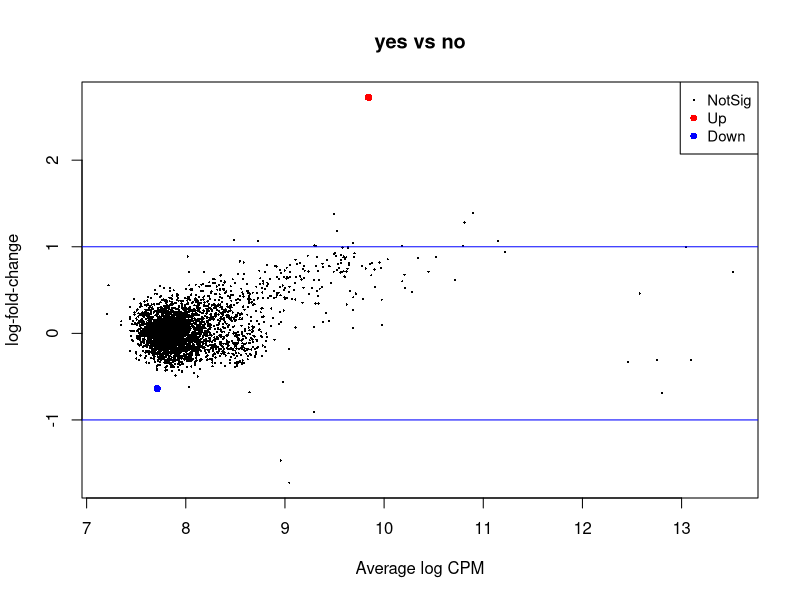
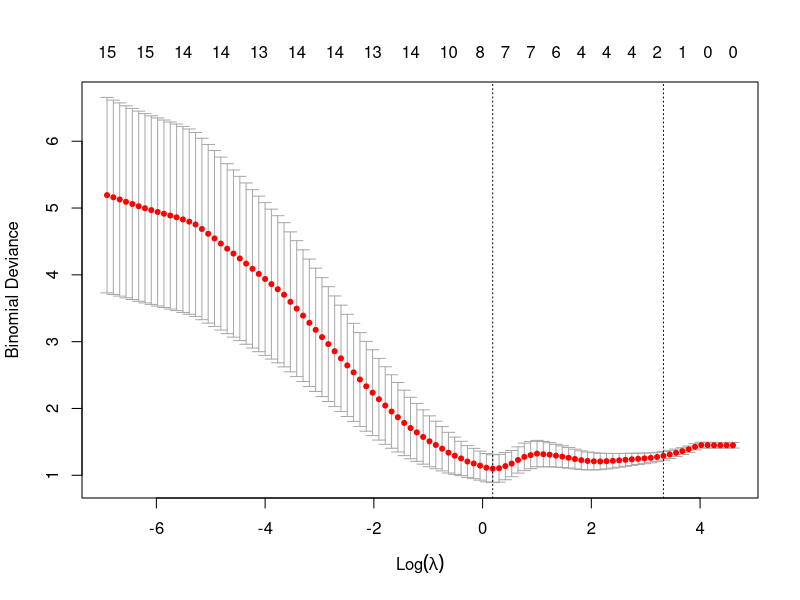
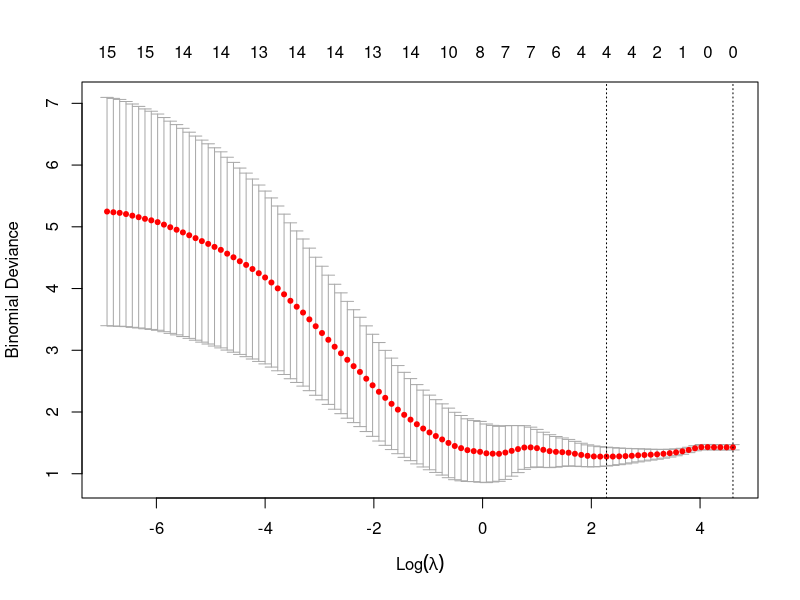
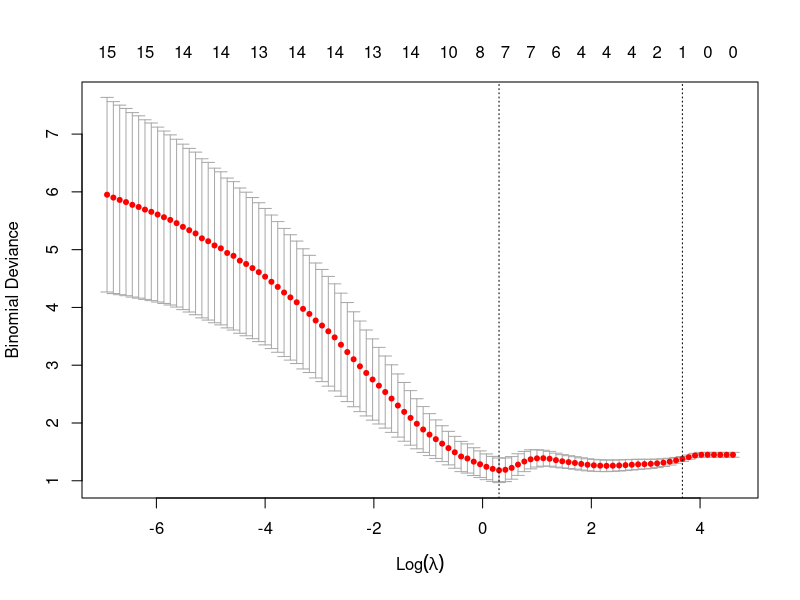
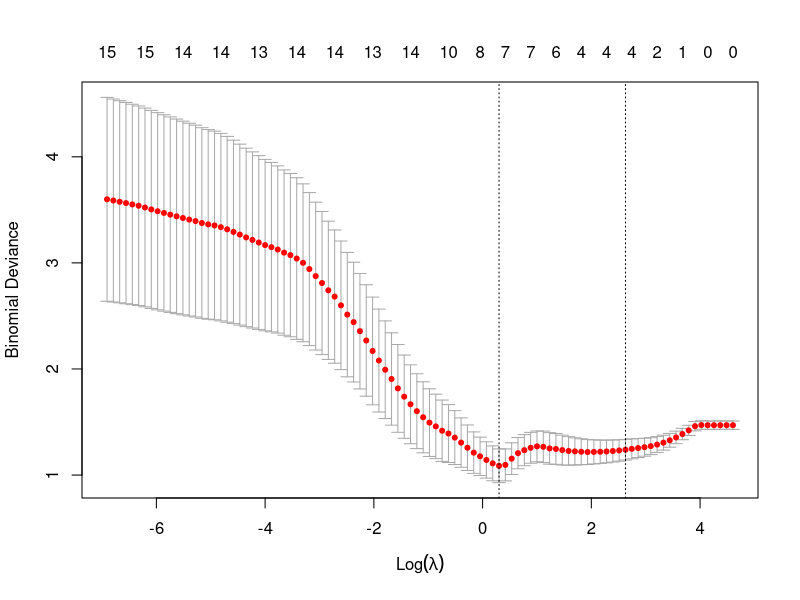
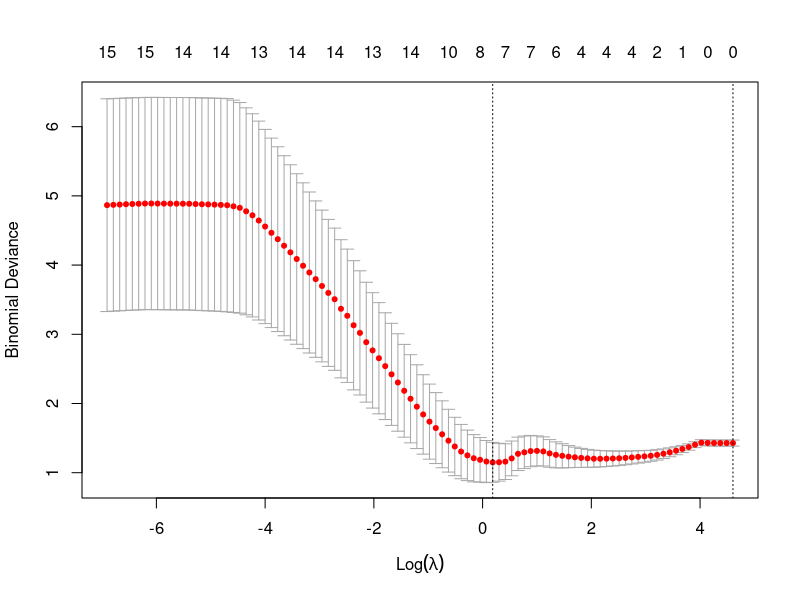
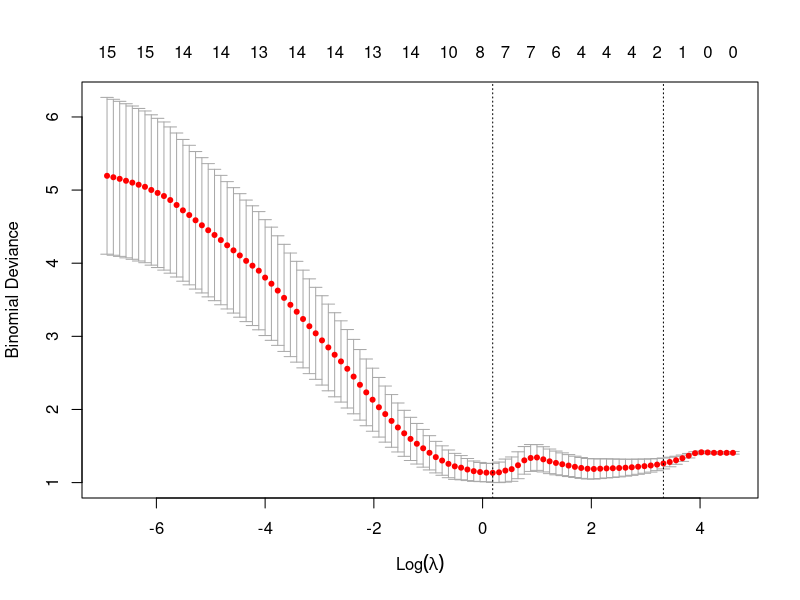
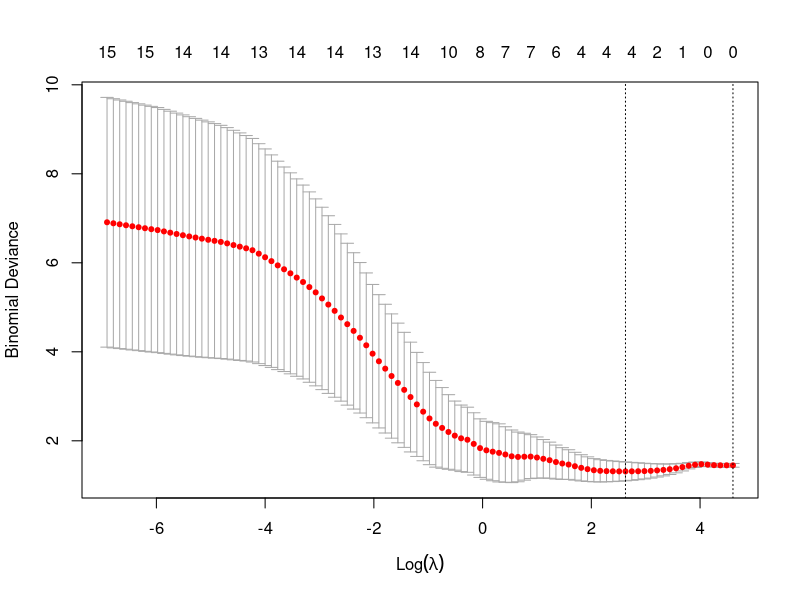

Generate these figures, in order, with R:
library("survminer")
library("ggplot2")
require("survival")
library(glmnet)
library(pheatmap)
library(RColorBrewer)
library(tidyverse)
library(edgeR)
library(pROC)

# get Sig DE genes for training set 

CD45_df = read.csv("CD45_av.csv", header = T)
CD45_df$SpotID <- CD45_df$X
Res_CD45 = read.csv("CD45_response_table.csv", header = T)
Res_CD45$SpotID <- Res_CD45$ROI_ID_2
CD45_2 = merge(CD45_df, Res_CD45, by = "SpotID", all = FALSE)
CD45_2$group <- CD45_2$response # define the group you want to compare
data = CD45_2[,3:3738]
prop_test = 0.20
idx0 = which(CD45_2$group=="no")
idx1 = which(CD45_2$group=="yes")
test_idx = c(idx0[1:(length(idx0)*prop_test)],idx1[1:(length(idx1)*prop_test)])
train_idx = setdiff(1:dim(data)[1],test_idx)
train_data = CD45_2[train_idx,]
train_data2 = train_data[,3:3738]
test_data = CD45_2[test_idx,]
test_data2 = test_data[,3:3738]

# make the pseudo counts of the data

d = DGEList(t(train_data2), group= train_data$response)
d = calcNormFactors(d)    
d = estimateCommonDisp(d)
d = estimateTagwiseDisp(d)

#Find significant genes
response <- exactTest(d, pair = c("no", "yes"))
FDR <- p.adjust(response$table$PValue, method="BH")
sum(FDR < 0.2)
topTags(response)
plotMD(response)
abline(h=c(-1,1), col="blue")
response$table$FDR = FDR
write.csv(response$table, "CD45_train_set_Sig_Genes.csv")

# Fibroblast_genes = read.csv("Fibroblast.csv")# Fibroblast signature gene
# dex_df = read.csv("CD45_train_set_Sig_Genes.csv")
# names(dex_df)[1] = "Genes"
# dex_df = dex_df[which(dex_df$Genes %in% Fibroblast_genes$x),] # gene dex genes from the S100 counts file.
# dex_df = dex_df[order(dex_df$PValue),]
# dex_df = dex_df[which(dex_df$logFC<0),] # take only up regulated genes. 
# dex_sel_genes = dex_df$Genes[1:20]
# do_lasso = 0

#dex_df = response$table
#dex_df = dex_df[which(dex_df$FDR < 0.05),] # take only genes that have FDR < 0.05
#dex_df$gene = row.names(dex_df)
#do_lasso = 0

dex_df = response$table
dex_sel_genes = dex_df[which(dex_df$FDR < 0.2),] # take only genes that have FDR < 0.1
dex_df$gene = row.names(dex_df)
do_lasso = 1

train_data3 = train_data[,which(colnames(train_data) %in% rownames(dex_sel_genes))]
train_data3$response = train_data$response

if (do_lasso){
  nGene = dim(train_data3)[2] - 1
  dim2 = dim(train_data3)[2]
  var_counts = matrix(0,1,nGene+1)
  mean_coeffs = matrix(0,nGene+1,1)
  nSeeds = 100
  
  for(cSeed in 1:nSeeds){
    
    print(cSeed)
    set.seed(cSeed)
    
    # lambdas_to_try <- 10^seq(-3, 5, length.out = 100)
    lambdas_to_try <- 10^seq(-3, 2, length.out = 100)
    ##
    lasso_cv <- cv.glmnet(as.matrix(train_data3[,1:nGene]), train_data3$response, alpha = 1, lambda = lambdas_to_try,
                          standardize = FALSE, nfolds = 10, family = "binomial")
    plot(lasso_cv)
    lambda_cv <- lasso_cv$lambda.min
    model_cv <- glmnet(as.matrix(train_data3[,1:nGene]), train_data3$response, alpha = 1, lambda = lambda_cv, standardize = FALSE, family = "binomial")
    coeffs <- predict(model_cv, as.matrix(train_data3[,1:nGene]), type = "coefficients")
    
    var_counts[which(coeffs!=0)] = var_counts[which(coeffs!=0)] + 1
    mean_coeffs = mean_coeffs + (coeffs/nSeeds)
    
  }
  
  mean_coeffs_weighted = mean_coeffs * (nSeeds/t(var_counts));
  
  var_props = var_counts / nSeeds
  colnames(var_props) = c("intercept",colnames(train_data3)[1:nGene])
  rownames(mean_coeffs) = c("intercept",colnames(train_data3)[1:nGene])
  rownames(mean_coeffs_weighted) = c("intercept",colnames(train_data3)[1:nGene])
  t(var_props)
  #mean_coeffs
  mean_coeffs_weighted #[2:nGene+1,]
  
  ## refit model
  var_props_nointerc = var_props[1,2:(nGene+1)]
  nonzero = which(var_props_nointerc>0)
  
  cSeed = 2001
  print(cSeed)
  set.seed(cSeed)
  
  model_cv <- glmnet(as.matrix(train_data3[,nonzero]), train_data3$response, alpha = 1, lambda = 0, standardize = FALSE, family = "binomial")
  coeffs <- predict(model_cv, as.matrix(train_data3[,nonzero]), type = "coefficients")
  
  coeffs
}else{
  nGene = dim(train_data3)[2] - 1
  dim2 = dim(train_data3)[2]  
  nonzero = (1:nGene)
}

coeffs

# 12 x 1 sparse Matrix of class "dgCMatrix"
# s0
# (Intercept) -36.75579330
# IFITM3        0.92023526
# HLA.DRA      -1.06753129
# B2M           0.15170007
# CD74          0.05992633
# MMP9          0.17273640
# TMEM164      -0.70288757
# RPL34         0.14871529
# SMPD2        -2.12586860
# IGHM          0.05864409
# PIK3CD        4.88376476
# TRIML1       -2.26304786

## heatmap

# Training set 
train_data4 = train_data3[,nonzero]
train_data4 <- log2(train_data4)
rownames(train_data4) = train_data$X
#  sapply(rownames(train_data4),function(x) 
#  strsplit(as.character(x),split = "\\\\")[[1]][1])
train_data4 <- train_data4[order(train_data$response),]
train_data5 = data.frame("Response" = sort(train_data$response))
rownames(train_data5) = rownames(train_data4)
#rownames(train_data4) = train_data5$Response # name matching
pheatmap(train_data4,annotation_row = train_data5, main = "Signature genes CD45 Comp",
         cluster_rows = T, color = colorRampPalette(rev(brewer.pal(n = 11, name ="RdYlGn")))(15),
         # cutree_cols = 2,
         cutree_rows = 2, 
         fontsize = 8)
pheatmap(train_data4,annotation_row = train_data5, main = "Signature genes for CD45 comp",
         cluster_rows = F, color = colorRampPalette(rev(brewer.pal(n = 11, name ="RdYlGn")))(15),
         cutree_cols = 2,
         #cutree_rows = 3, 
         fontsize = 8)

## heatmap

# Testing set 
test_data = CD45_2[test_idx,]
test_data2 = test_data[,which(colnames(test_data) %in% rownames(dex_sel_genes))]
test_data2 = test_data2[,nonzero]
test_data2 <- log2(test_data2)
rownames(test_data2) = sapply(rownames(test_data2),function(x) 
  strsplit(as.character(x),split = "\\\\")[[1]][1])
test_data2 <- test_data2[order(test_data$response),]
test_data3 = data.frame("Response" = sort(test_data$response))
rownames(test_data3) = rownames(test_data2)
#rownames(test_data3) = train_data5$Response # name matching
pheatmap(test_data2,annotation_row = test_data3, main = "Signature genes CD45 Comp",
         cluster_rows = T, color = colorRampPalette(rev(brewer.pal(n = 11, name ="RdYlGn")))(15),
         # cutree_cols = 2,
         cutree_rows = 2, 
         clustering_method = "complete",
         # clustering_distance_cols = "correlation" or "euclidean", ,
         # clustering_distance_rows = "correlation",
         fontsize = 8)

pheatmap(test_data2,annotation_row = test_data3, main = "Signature genes CD45 Comp",
         cluster_rows = F, color = colorRampPalette(rev(brewer.pal(n = 11, name ="RdYlGn")))(15),
         cutree_cols = 2,
         #cutree_rows = 3, 
         fontsize = 8, clustering_method = "complete")

#data3$lasso_score <- predict(model_cv, as.matrix(data3[,nonzero]))

CD45_2$lasso_scores = matrix(0,dim(CD45_2)[1],1)
for(i in 1:dim(CD45_2)[1]){
  CD45_2$lasso_scores[i] = sum(as.matrix(CD45_2[i,nonzero])*t(coeffs[2:dim(coeffs)[1],]))
}

## AUC analysis

#data3 %>%
#  roc(response, lasso_score)

pROC_obj <- roc(CD45_2$response[test_idx],CD45_2$lasso_scores[test_idx],
                smoothed = TRUE,
                # arguments for ci
                ci=TRUE, ci.alpha=0.9, stratified=FALSE,
                # arguments for plot
                plot=TRUE, auc.polygon=TRUE, max.auc.polygon=TRUE, grid=TRUE,
                print.auc=TRUE, show.thres=TRUE)

pROC_obj
